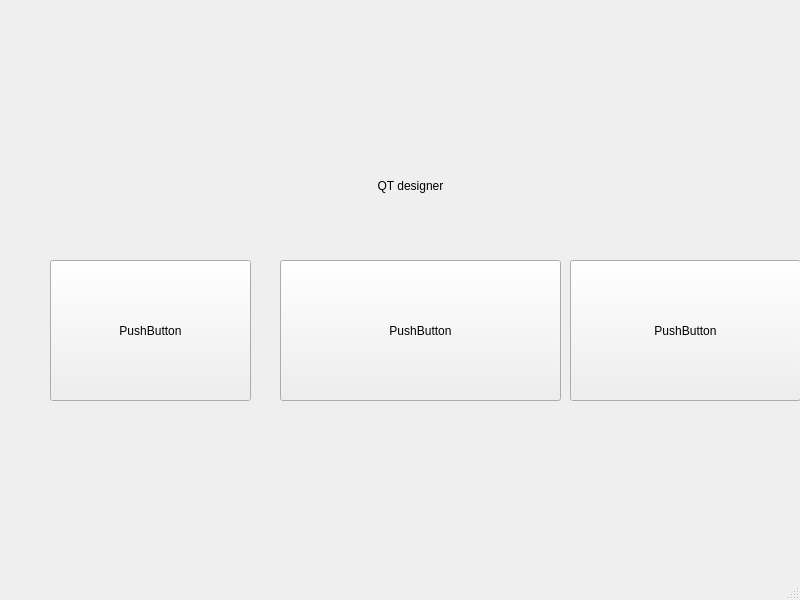
<?xml version="1.0" encoding="UTF-8"?>
<ui version="4.0">
 <class>MainWindow</class>
 <widget class="QMainWindow" name="MainWindow">
  <property name="geometry">
   <rect>
    <x>0</x>
    <y>0</y>
    <width>800</width>
    <height>600</height>
   </rect>
  </property>
  <property name="windowTitle">
   <string>MainWindow</string>
  </property>
  <widget class="QWidget" name="centralwidget">
   <widget class="QLabel" name="label">
    <property name="geometry">
     <rect>
      <x>290</x>
      <y>130</y>
      <width>241</width>
      <height>111</height>
     </rect>
    </property>
    <property name="text">
     <string>QT designer</string>
    </property>
    <property name="alignment">
     <set>Qt::AlignCenter</set>
    </property>
   </widget>
   <widget class="QPushButton" name="pushButton">
    <property name="geometry">
     <rect>
      <x>280</x>
      <y>260</y>
      <width>281</width>
      <height>141</height>
     </rect>
    </property>
    <property name="text">
     <string>PushButton</string>
    </property>
   </widget>
   <widget class="QPushButton" name="pushButton_2">
    <property name="geometry">
     <rect>
      <x>50</x>
      <y>260</y>
      <width>201</width>
      <height>141</height>
     </rect>
    </property>
    <property name="text">
     <string>PushButton</string>
    </property>
   </widget>
   <widget class="QPushButton" name="pushButton_3">
    <property name="geometry">
     <rect>
      <x>570</x>
      <y>260</y>
      <width>231</width>
      <height>141</height>
     </rect>
    </property>
    <property name="text">
     <string>PushButton</string>
    </property>
   </widget>
  </widget>
  <widget class="QMenuBar" name="menubar">
   <property name="geometry">
    <rect>
     <x>0</x>
     <y>0</y>
     <width>800</width>
     <height>22</height>
    </rect>
   </property>
  </widget>
  <widget class="QStatusBar" name="statusbar"/>
 </widget>
 <resources/>
 <connections/>
</ui>
